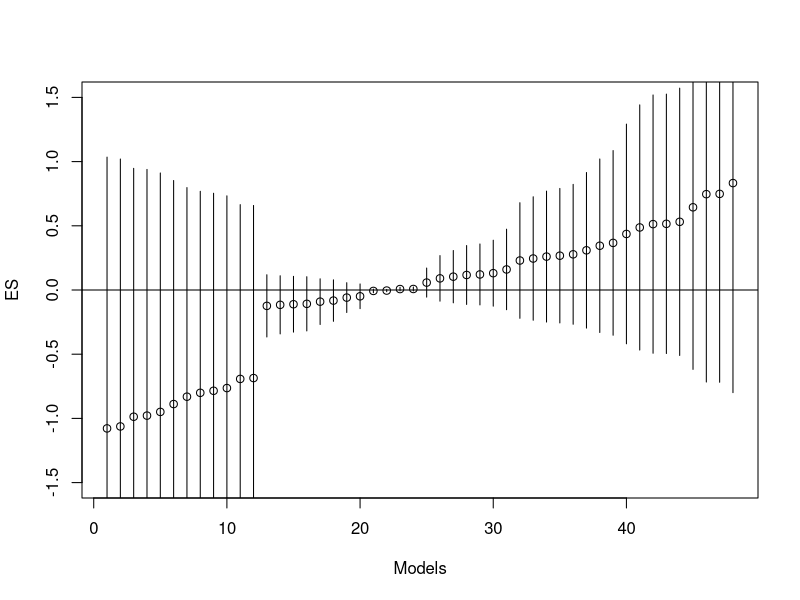

This chart was generated by the following R code:
## ---- chunk 1
n.pers = 31
## ---- chunk 2
library(tidyverse)
#download.file("https://ndownloader.figshare.com/files/10553269",
#              "raw_data.csv")
setwd("~/Desktop/sandbox/AIR2018/3-dynamicdocs")

df <- read_csv(file = "UG_anchoring/rawdata/raw_data.csv")
# create treatment var

df <- df %>% mutate("treatment" = 
                      ifelse(`ID number` >= 960 & `ID number` <= 1000,1,NA)) %>% 
  mutate("treatment" = replace(treatment, `ID number` >= 10 & `ID number` <= 50, 0) )
# create a treatment var that treats out of range values as indicators of how the number
# was read, and defines treatment for any value above 500, and control otherwise
df <- df %>% mutate("treatment_generous" = 
                      ifelse(`ID number` >= 500,1,0))

#with(df, table(treatment, treatment_generous, useNA = "ifany"))

# 2 x (6+1) x 3 
# two def of treatment
# with and without covs
# Six combinations of controls
# Define outcome
# Three sensible ways to define outcome:
# (1) answer to Q1 in levels, (2) answer to Q2 en levels, 
# (3) average of Q1 and Q2 as fractions

df <- df %>% mutate("outcome_1" = `Dollar value to question #1`,
                    "outcome_2" = `Dollar value to question #2`) %>%
  rowwise() %>%
             mutate("outcome_3" = mean(c(outcome_1 / 1000, outcome_2 / 10),
                            na.rm = TRUE))
# handle missing and outliers
# 1 -  Values out of range: 
# Outcome and treatment variables: if close to plausible, then top code (<20% off). 
df <- df %>% mutate("treatment" = 
                      replace(treatment, 
                              `ID number` >= 0.8*950 & `ID number` <= 1.2*1000, 1), 
                    "treatment" = 
                      replace(treatment, 
                              `ID number` >= 0.8*10 & `ID number` <= 1.2*50, 0) , 
                    "outcome_1" = 
                      replace(outcome_1, 
                              outcome_1 > 1000 & outcome_1 <= 1.2*1000, 1000),
                    "outcome_2" = 
                      replace(outcome_2, 
                              outcome_2 > 10 & outcome_2 <= 1.2*10, 10),
                    "outcome_3" = 
                      replace(outcome_3, 
                              outcome_3 > 1 & outcome_3 <= 1.2*1, 1)
                    )
df$Experience = df$`Years of working experience`


df <- df %>% mutate("treatment" = 
                      replace(treatment, 
                              `ID number` >= 0.8*950 & `ID number` <= 1.2*1000, 1), 
                    "treatment" = 
                      replace(treatment, 
                              `ID number` >= 0.8*10 & `ID number` <= 1.2*50, 0) , 
                    "outcome_1" = 
                      replace(outcome_1, 
                              outcome_1 > 1000 & outcome_1 <= 1.2*1000, 1000),
                    "outcome_2" = 
                      replace(outcome_2, 
                              outcome_2 > 10 & outcome_2 <= 600, 10),
                    "outcome_3" = 
                      replace(outcome_3, 
                              outcome_3 > 1 & outcome_3 <= 40, 1)
                    )

#"Years of working experience"
#library(lubridate)
# Will exclude any observation that responded before begining the seminar, or after. 
#seminar_begins <- Sys.time()
#mdy_hms(df$Timestamp) - seminar_begins
# Missing values will be coded as NA
# Missing in either outcome or treatment var -> excluded variable
# Missing in covariates will be exlcuded of their corresponging analysis but keep for unconditional analysis. 
library(combinat)


match_variables <- c("Education", "Experience", "Gender")
combos <- sapply( seq(3), function(i) {
  as.list(as.data.frame(combn( x=match_variables, m=i ) ) )
})
forms <- unlist(combos,recursive=FALSE)
forms <- c("1", sapply( forms, function(x) paste(x,collapse="+")) )


results <- data.frame(coef = rep(NA, 48), 
           sd = rep(NA, 48), 
           model = as.character(rep("NA", 48)), stringsAsFactors=FALSE)

k <- 0

for (xvars in forms) {
  for (j in c("treatment", "treatment_generous")) {
    for (i in c("outcome_1","outcome_2","outcome_3" )) {
      model <- lm(paste(i, paste(j, xvars, sep = "+"), sep = "~"), data=df)
      k <- k + 1
      results[k,1:2] <- summary(model)$coefficients[2, 1:2]
      results[k,3] <- eval(model$call[[2]])
    } 
  }
}

results <- results[order(results[,1]/results[1:48,2]),]
ES <- results[1:48,1]/results[1:48,2]
plot(1:48, ES, ylim = c(-1.5,1.5), xlab = "Models")
abline(h = 0)
segments(1:48, ES - 1.96*ES, 1:48, ES + 1.96* ES)
## ---- chunk 3
birthday.prob = function(n.pers, n.sims) {
  # simulate birthdays
  birthdays = matrix(round(runif(n.pers * n.sims, 
                                 1, 365)), 
                      nrow = n.sims, ncol = n.pers)
  # for each room (row) get unique birthdays
  unique.birthdays = apply(birthdays, 1, 
                           function(x) 
                             length(unique(x)) )
  # Indicator with 1 if all are unique birthdays
  all.different = 1 * (unique.birthdays==n.pers)
  # Compute average time all have different birthdays 
  result = 1 - mean(all.different)
return(result)
}
n.pers.param = 31; n.sims.param = 1e4
birthday.prob(n.pers.param,n.sims.param)
